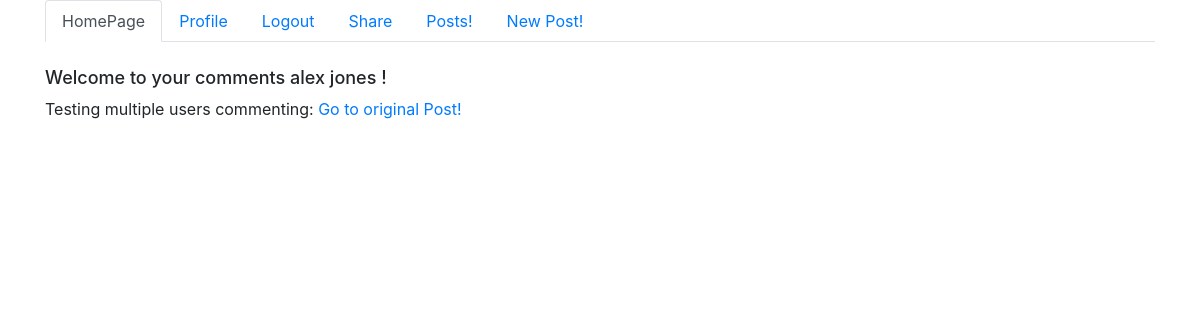
The app's page /homePage/2/profilePage (signed in) with its own data.
### techAndCoffeeApp/models.py (models this page shows)
class User(models.Model):
    first_name = models.CharField(max_length=255)
    last_name = models.CharField(max_length=255)
    email = models.CharField(max_length=255)
    password = models.CharField(max_length=255)
    created_at = models.DateTimeField(auto_now_add=True)
    updated_at = models.DateTimeField(auto_now=True)
    objects = Usermanager()

class Comment(models.Model):
    comment = models.CharField(max_length=255)
    created_at = models.DateTimeField(auto_now_add=True)
    updated_at = models.DateTimeField(auto_now=True)
    post = models.ForeignKey(Post, related_name="postcomment", on_delete = models.CASCADE)
    user = models.ForeignKey(User, related_name="usercomment", on_delete = models.CASCADE)
    objects = Commentmanager()

### techAndCoffeeApp/views.py (the view)
# urls.py: path('homePage/<int:user_id>/profilePage',views.profileView),
def profileView(request,user_id):
    if 'user_id' not in request.session:
        return redirect('/')
    context = {
        'this_user':User.objects.get(id = request.session['user_id']),
        'this_users_comments':User.objects.get(id = user_id).usercomment.all()
    }
    return render(request,"profilePage.html",context)

### techAndCoffeeApp/templates/profilePage.html (shortened to what this page needs)
<!DOCTYPE html>
<html lang="en">
<head>
    <link rel="stylesheet" href="https://maxcdn.bootstrapcdn.com/bootstrap/4.0.0/css/bootstrap.min.css">
    {% load static %}
    <link rel="stylesheet" href="{% static 'css/style.css' %}" />
</head>
    <body>
        <div class="container">
            <div class="navstuff">
                <ul class="nav nav-tabs">
                <li class="nav-item">
                    <a class="nav-link active" href="/homePage">HomePage</a>
                    </li>
                    <li class="nav-item">
                        <a class="nav-link" href="/homePage/{{this_user.id}}/profilePage">Profile</a>
                    </li>
                    <li class="nav-item">
                        <a class="nav-link" href="/logout">Logout</a>
                    </li>
                    <li class="nav-item">
                        <a class="nav-link" href="#">Share</a>
                    </li>
                    <li class="nav-item">
                        <a class="nav-link" href="/homePage/viewPosts">Posts!</a>
                    </li>
                    <li class="nav-item">
                        <a class="nav-link" href="/homePage/image_upload">New Post!</a>
                    </li>
                </ul>
            </div>
            <div class="headerHomePage">
                <h1 class="header1HomePage">Welcome to your comments {{this_user.first_name}} {{this_user.last_name}} !</h1>
            </div>
            <div class="profileContent">
                {% for comment in this_users_comments %}
                <p>{{comment.comment}}: <a href="/homePage/viewPosts">Go to original Post!</a></p>
                {% endfor %}
            </div>
        </div>
    </body>
</html>

### techAndCoffeeApp/static/css/style.css (style rules this page uses)
@media (min-width: 576px) { .container { display: flexbox; } }
@media (min-width: 576px) { .header1HomePage { font-size: large; margin-top: 25px; } }
@media (min-width: 768px) { .container { display: flexbox; } }
@media (min-width: 768px) { .header1HomePage { font-size: large; margin-top: 25px; } }
@media (min-width: 992px) { .container { display: flexbox; } }
@media (min-width: 992px) { .header1HomePage { font-size: large; margin-top: 25px; } }
@media (min-width: 1200px) { .container { display: flexbox; } }
@media (min-width: 1200px) { .header1HomePage { font-size: large; margin-top: 25px; } }

### records on screen
User: first_name "alex", last_name "jones"
Comment: comment "Testing multiple users commenting"
